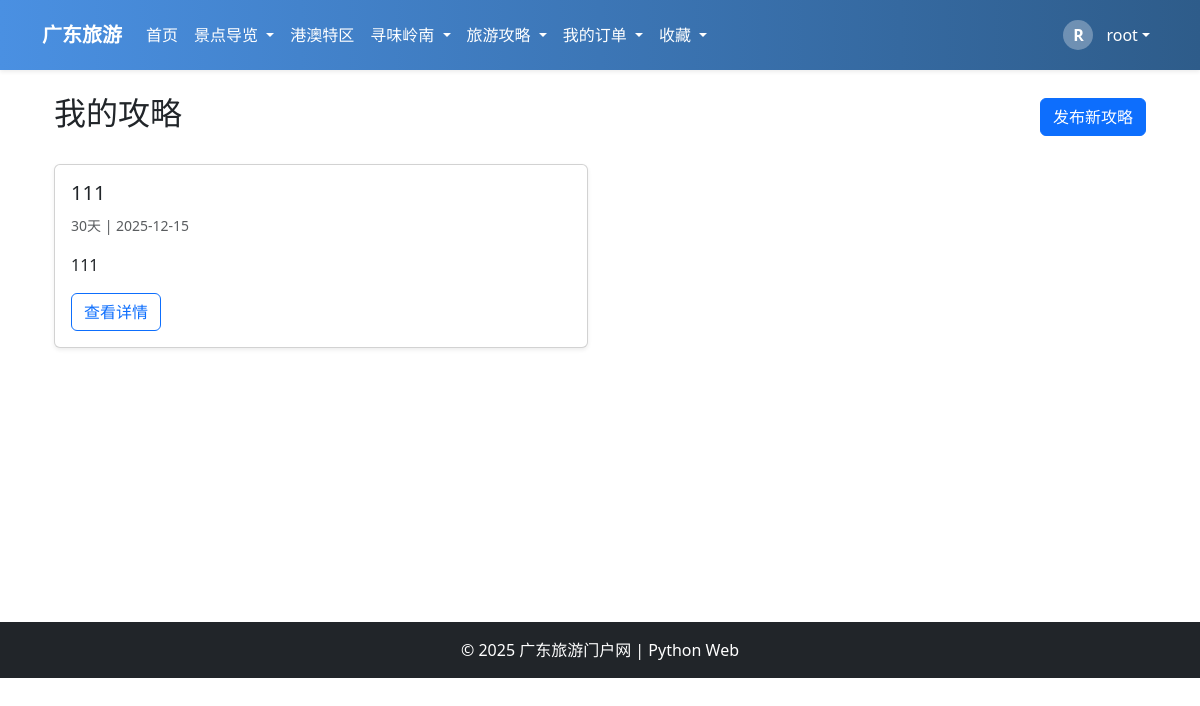
Page /tripPlanApp/my_plans/ (signed in) on the earlier database version.
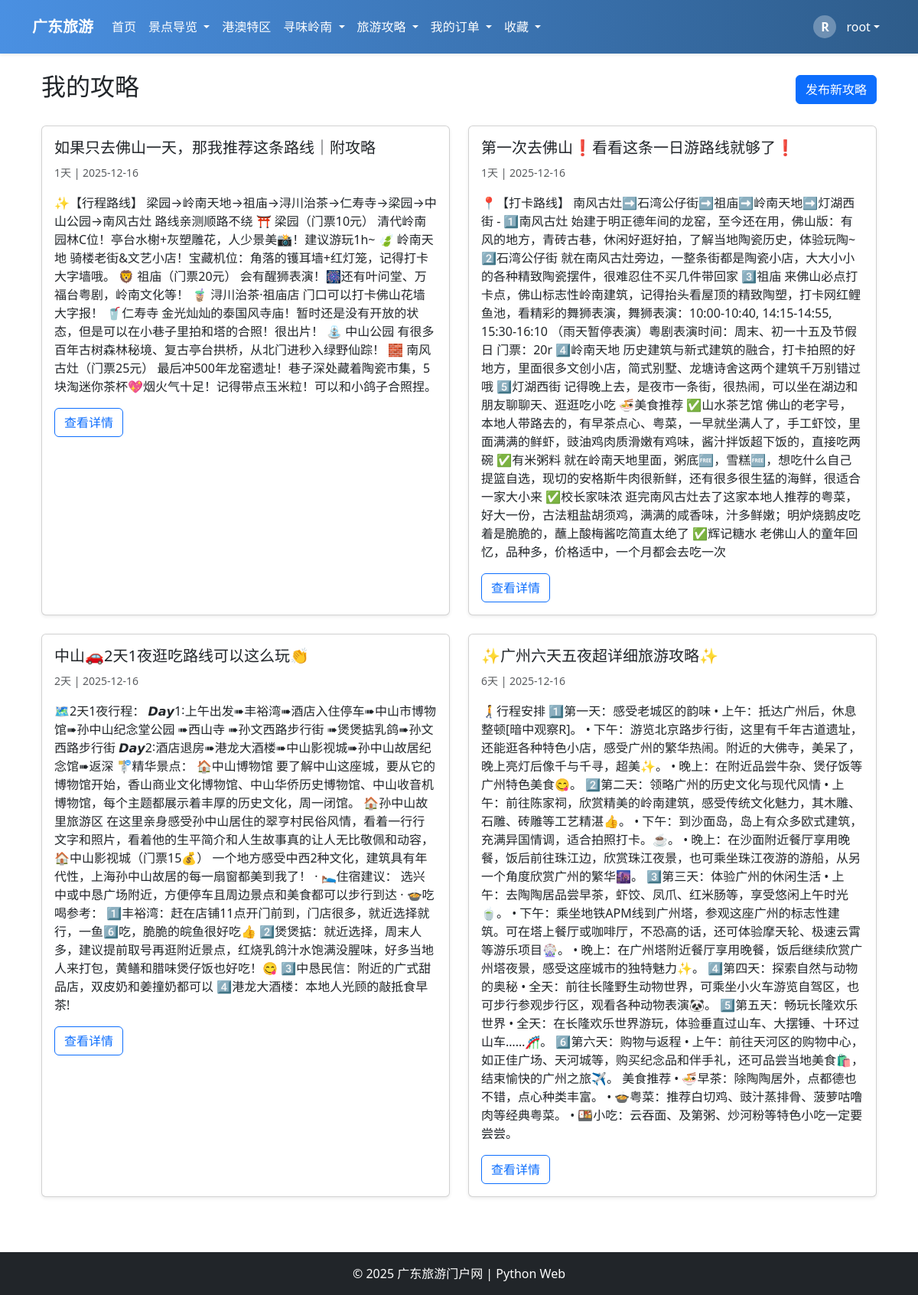
Same page on the later database version.
### tripPlanApp/models.py (models this page shows, shortened)
class TripPlan(models.Model):
    user = models.ForeignKey(User, on_delete=models.CASCADE, verbose_name="发布用户", null=True, blank=True)
    title = models.CharField(max_length=200, verbose_name="攻略标题")
    content = models.TextField(verbose_name="路线详情")
    days = models.IntegerField(verbose_name="建议游玩天数")
    image = models.ImageField(upload_to='tripPlans/', verbose_name="攻略图片", null=True, blank=True)
    created_at = models.DateTimeField(auto_now_add=True, verbose_name="发布时间")
    updated_at = models.DateTimeField(auto_now=True, verbose_name="更新时间")
    class Meta:
        verbose_name = "旅游攻略"
        verbose_name_plural = "旅游攻略"
        ordering = ['-created_at']

### tripPlanApp/views.py (the view)
# urls.py: path('my_plans/', views.my_trip_plans, name='my_trip_plans'),  # 我的攻略
@login_required
def my_trip_plans(request):
    trip_plans = TripPlan.objects.filter(user=request.user).order_by('-created_at')
    return render(request, 'tripPlan/my_plans.html', {'trip_plans': trip_plans})

### templates/tripPlan/my_plans.html (shortened to what this page needs)
{% extends 'base.html' %}
{% block content %}
<div class="container mt-4">
    <div class="d-flex justify-content-between align-items-center mb-4">
        <h2>我的攻略</h2>
        <a href="{% url 'tripPlanApp:create_trip_plan' %}" class="btn btn-primary">发布新攻略</a>
    </div>
    {% if trip_plans %}
        <div class="row">
            {% for plan in trip_plans %}
            <div class="col-md-6 mb-4">
                <div class="card h-100 shadow-sm">
                    <div class="card-body">
                        <h5 class="card-title">{{ plan.title }}</h5>
                        <p class="text-muted">
                            <small>{{ plan.days }}天 | {{ plan.created_at|date:"Y-m-d" }}</small>
                        </p>
                        <p class="card-text">{{ plan.content|truncatewords:50 }}</p>
                        <a href="{% url 'tripPlanApp:trip_plan_detail' plan.id %}" class="btn btn-outline-primary">查看详情</a>
                    </div>
                </div>
            </div>
            {% endfor %}
        </div>
    {% else %}
        <div class="alert alert-info text-center">
            <p class="mb-0">您还没有发布过攻略，<a href="{% url 'tripPlanApp:create_trip_plan' %}">立即发布</a></p>
        </div>
    {% endif %}
</div>
{% endblock %}

Differences in the rows shown:
removed TripPlan: title "111", days "30", created_at "2025-12-15", content "111"
added TripPlan: title "如果只去佛山一天，那我推荐这条路线｜附攻略", days "1", created_at "2025-12-16", content "✨【行程路线】 梁园→岭南天地→祖庙→浔川治茶→仁寿寺→梁园→中山公园→南风古灶 路线亲测顺路不绕 ⛩️ 梁园（门票10元） 清代岭南园林C位！亭台水榭+灰塑雕花，人少景美📸！建议游玩1h~ 🍃 岭南天地 骑楼老街&文艺小店！宝藏机位：角落的镬耳墙+红灯笼，记得打卡大字墙哦。 🦁 祖庙（门票20元） 会有醒狮表演！🎆还有叶问堂、万福台粤剧，岭南文化等！ 🧋 浔川治茶·祖庙店 门口可以打卡佛山花墙大字报！ 🥤仁寿寺 金光灿灿的泰国风寺庙！暂时还是没有开放的状态，但是可以在小巷子里拍和塔的合照！很出片！ ⛲️ 中山公园 有很多百年古树森林秘境、复古亭台拱桥，从北门进秒入绿野仙踪！ 🧱 南风古灶（门票25元） 最后冲500年龙窑遗址！巷子深处藏着陶瓷市集，5块淘迷你茶杯💖烟火气十足！记得带点玉米粒！可以和小鸽子合照捏。"
added TripPlan: title "第一次去佛山❗️看看这条一日游路线就够了❗️", days "1", created_at "2025-12-16", content "📍【打卡路线】 南风古灶➡️石湾公仔街➡️祖庙➡️岭南天地➡️灯湖西街 - 1️⃣南风古灶 始建于明正德年间的龙窑，至今还在用，佛山版：有风的地方，青砖古巷，休闲好逛好拍，了解当地陶瓷历史，体验玩陶~ 2️⃣石湾公仔街 就在南风古灶旁边，一整条街都是陶瓷小店，大大小小的各种精致陶瓷摆件，很难忍住不买几件带回家 3️⃣祖庙 来佛山必点打卡点，佛山标志性岭南建筑，记得抬头看屋顶的精致陶塑，打卡网红鲤鱼池，看精彩的舞狮表演，舞狮表演：10:00-10:40, 14:15-14:55, 15:30-16:10 （雨天暂停表演）粵剧表演时间：周末、初一十五及节假日 门票：20r 4️⃣岭南天地 历史建筑与新式建筑的融合，打卡拍照的好地方，里面很多文创小店，简式别墅、龙塘诗舍这两个建筑千万别错过哦 5️⃣灯湖西街 记得晚上去，是夜市一条街，很热闹，可以坐在湖边和朋友聊聊天、逛逛吃小吃 🍜美食推荐 ✅山水茶艺馆 佛山的老字号，本地人带路去的，有早茶点心、粤菜，一早就坐满人了，手工虾饺，里面满满的鲜虾，豉油鸡肉质滑嫩有鸡味，酱汁拌饭超下饭的，直接吃两碗 ✅有米粥料 就在岭南天地里面，粥底🆓，雪糕🆓，想吃什么自己提篮自选，现切的安格斯牛肉很新鲜，还有很多很生猛的海鲜，很适合一家大小来 ✅校长家味浓 逛完南风古灶去了这家本地人推荐的粤菜，好大一份，古法粗盐胡须鸡，满满的咸香味，汁多鲜嫩；明炉烧鹅皮吃着是脆脆的，蘸上酸梅酱吃简直太绝了 ✅辉记糖水 老佛山人的童年回忆，品种多，价格适中，一个月都会去吃一次"
added TripPlan: title "中山🚗2天1夜逛吃路线可以这么玩👏", days "2", created_at "2025-12-16", content "🗺️2天1夜行程： 𝘿𝙖𝙮1∶上午出发➠丰裕湾➠酒店入住停车➠中山市博物馆➠孙中山纪念堂公园 ➠西山寺 ➠孙文西路步行街 ➠煲煲掂乳鸽➠孙文西路步行街 𝘿𝙖𝙮2∶酒店退房➠港龙大酒楼➠中山影视城➠孙中山故居纪念馆➠返深 🚏精华景点： 🏠中山博物馆 要了解中山这座城，要从它的博物馆开始，香山商业文化博物馆、中山华侨历史博物馆、中山收音机博物馆，每个主题都展示着丰厚的历史文化，周一闭馆。 🏠孙中山故里旅游区 在这里亲身感受孙中山居住的翠亨村民俗风情，看着一行行文字和照片，看着他的生平简介和人生故事真的让人无比敬佩和动容， 🏠中山影视城（门票15💰） 一个地方感受中西2种文化，建筑具有年代性，上海孙中山故居的每一扇窗都美到我了！ · 🛌住宿建议： 选兴中或中恳广场附近，方便停车且周边景点和美食都可以步行到达 · 🍲吃喝参考： 1️⃣丰裕湾：赶在店铺11点开门前到，门店很多，就近选择就行，一鱼6️⃣吃，脆脆的皖鱼很好吃👍 2️⃣煲煲掂：就近选择，周末人多，建议提前取号再逛附近景点，红烧乳鸽汁水饱满没腥味，好多当地人来打包，黄鳝和腊味煲仔饭也好吃！😋 3️⃣中恳民信：附近的广式甜品店，双皮奶和姜撞奶都可以 4️⃣港龙大酒楼：本地人光顾的敲抵食早茶!"
added TripPlan: title "✨广州六天五夜超详细旅游攻略✨", days "6", created_at "2025-12-16", content "🚶‍➡️行程安排 1️⃣第一天：感受老城区的韵味 • 上午：抵达广州后，休息整顿[暗中观察R]。 • 下午：游览北京路步行街，这里有千年古道遗址，还能逛各种特色小店，感受广州的繁华热闹。附近的大佛寺，美呆了，晚上亮灯后像千与千寻，超美✨。 • 晚上：在附近品尝牛杂、煲仔饭等广州特色美食😋。 2️⃣第二天：领略广州的历史文化与现代风情 • 上午：前往陈家祠，欣赏精美的岭南建筑，感受传统文化魅力，其木雕、石雕、砖雕等工艺精湛👍。 • 下午：到沙面岛，岛上有众多欧式建筑，充满异国情调，适合拍照打卡。☕。 • 晚上：在沙面附近餐厅享用晚餐，饭后前往珠江边，欣赏珠江夜景，也可乘坐珠江夜游的游船，从另一个角度欣赏广州的繁华🌆。 3️⃣第三天：体验广州的休闲生活 • 上午：去陶陶居品尝早茶，虾饺、凤爪、红米肠等，享受悠闲上午时光🍵。 • 下午：乘坐地铁APM线到广州塔，参观这座广州的标志性建筑。可在塔上餐厅或咖啡厅，不恐高的话，还可体验摩天轮、极速云霄等游乐项目🎡。 • 晚上：在广州塔附近餐厅享用晚餐，饭后继续欣赏广州塔夜景，感受这座城市的独特魅力✨。 4️⃣第四天：探索自然与动物的奥秘 • 全天：前往长隆野生动物世界，可乘坐小火车游览自驾区，也可步行参观步行区，观看各种动物表演🐼。 5️⃣第五天：畅玩长隆欢乐世界 • 全天：在长隆欢乐世界游玩，体验垂直过山车、大摆锤、十环过山车……🎢。 6️⃣第六天：购物与返程 • 上午：前往天河区的购物中心，如正佳广场、天河城等，购买纪念品和伴手礼，还可品尝当地美食🛍️，结束愉快的广州之旅✈️。 美食推荐 •…"
